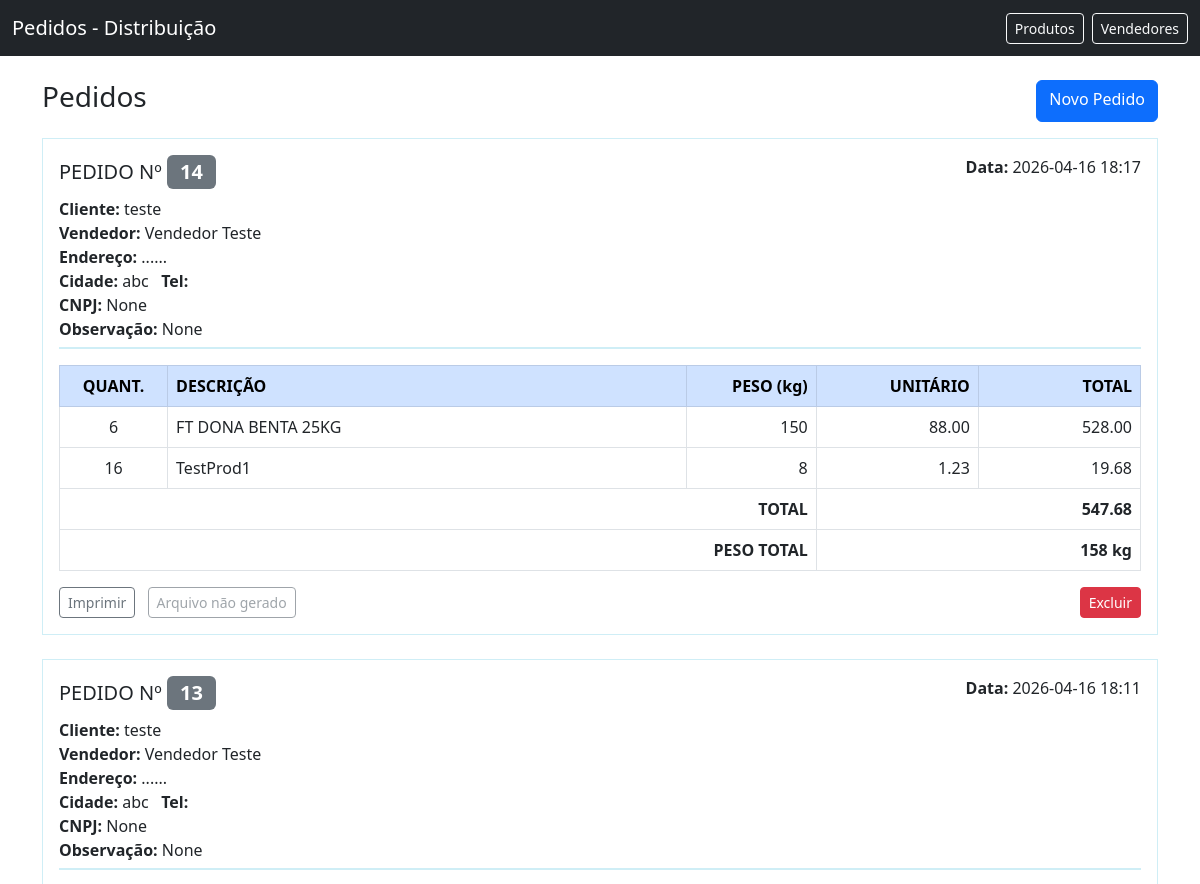
Before: / (upper part) with the older database file.
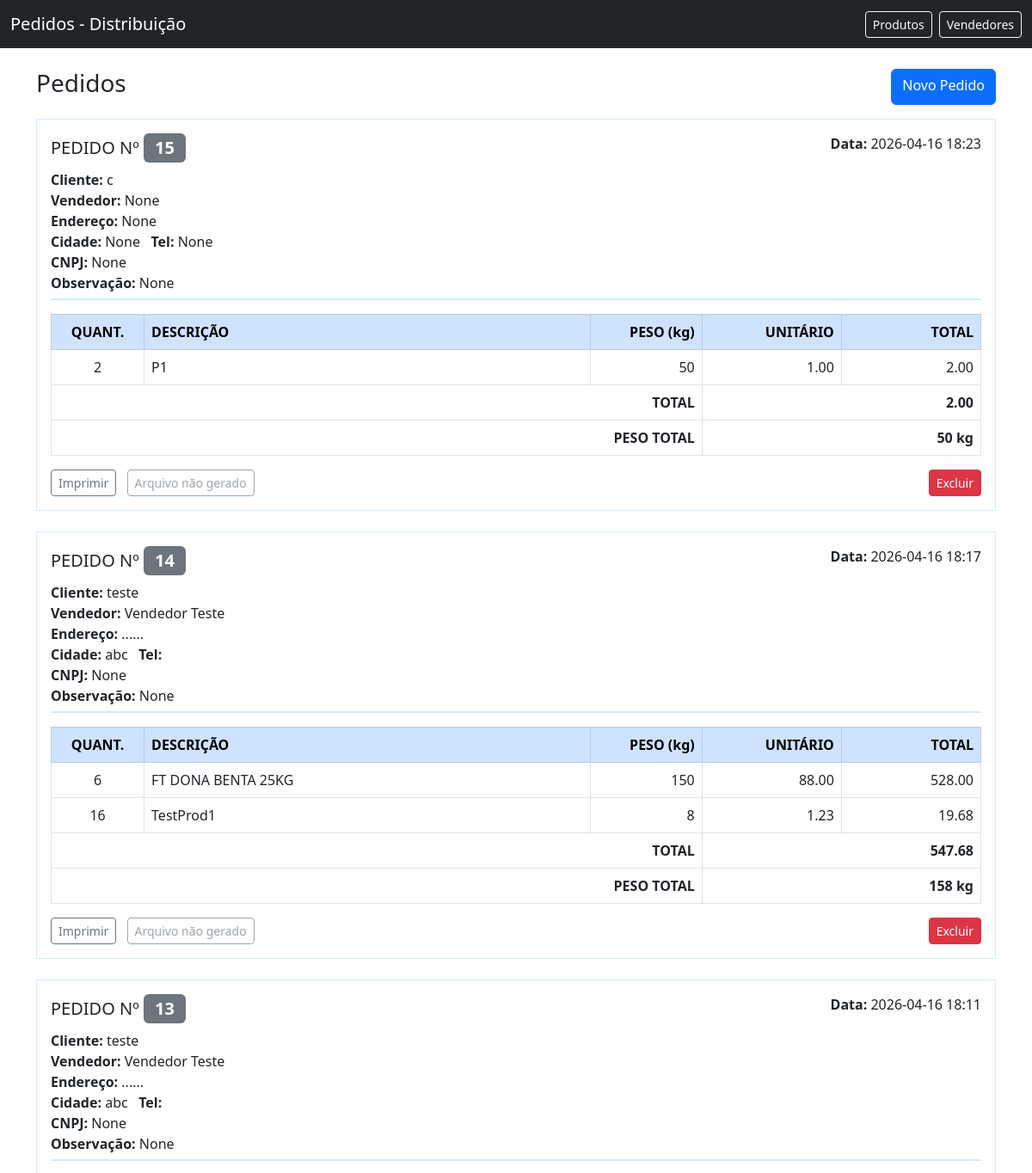
After: the same page with the newer database file.
### app/models.py (models this page shows)
class Order(db.Model):
    id = db.Column(db.Integer, primary_key=True)
    customer = db.Column(db.String(120))
    vendor = db.Column(db.String(120))
    vendor_id = db.Column(db.Integer, db.ForeignKey('vendor.id'), nullable=True)
    vendor_obj = db.relationship('Vendor', backref='orders')
    notes = db.Column(db.Text)
    address = db.Column(db.String(200))
    city = db.Column(db.String(120))
    phone = db.Column(db.String(50))
    cnpj = db.Column(db.String(50))
    created_at = db.Column(db.DateTime, default=datetime.utcnow)
    items = db.relationship('OrderItem', backref='order', cascade='all, delete-orphan', lazy=True)

class OrderItem(db.Model):
    id = db.Column(db.Integer, primary_key=True)
    order_id = db.Column(db.Integer, db.ForeignKey('order.id'), nullable=False)
    product = db.Column(db.String(200))
    product_id = db.Column(db.Integer, db.ForeignKey('product.id'), nullable=True)
    product_obj = db.relationship('Product')
    quantity = db.Column(db.Integer)
    unit_price = db.Column(db.Float, default=0.0)
    unit_weight = db.Column(db.Float, default=0.0)

### app/routes.py (the view)
@bp.route('/')
def index():
    orders = Order.query.order_by(Order.created_at.desc()).all()
    outdir = current_app.config.get('PRINTER_OUTPUT_DIR', 'prints')
    if not os.path.isabs(outdir):
        outdir = os.path.join(current_app.root_path, outdir)
    exists_map = {}
    for o in orders:
        exists_map[o.id] = {
            'txt': os.path.exists(os.path.join(outdir, f'order_{o.id}.txt')),
            'pdf': os.path.exists(os.path.join(outdir, f'order_{o.id}.pdf')),
        }
    return render_template('index.html', orders=orders, exists_map=exists_map)

### app/templates/index.html
{% extends 'layout.html' %}
{% block content %}
  <div class="d-flex justify-content-between mb-3">
    <h3>Pedidos</h3>
    <a class="btn btn-primary" href="/orders/new">Novo Pedido</a>
  </div>
  {% if orders %}
    {% for o in orders %}
      <div class="order-form mb-4 p-3">
        <div class="order-header d-flex justify-content-between">
          <div>
            <h5>PEDIDO Nº <span class="badge bg-secondary">{{ o.id }}</span></h5>
            <div><strong>Cliente:</strong> {{ o.customer }}</div>
            <div><strong>Vendedor:</strong> {{ o.vendor_obj.name if o.vendor_obj else o.vendor }}</div>
            <div><strong>Endereço:</strong> {{ o.address }}</div>
            <div><strong>Cidade:</strong> {{ o.city }} &nbsp; <strong>Tel:</strong> {{ o.phone }}</div>
            <div><strong>CNPJ:</strong> {{ o.cnpj }}</div>
            <div><strong>Observação:</strong> {{ o.notes }}</div>
          </div>
          <div class="text-end">
            <div><strong>Data:</strong> {{ o.created_at.strftime('%Y-%m-%d %H:%M') }}</div>
          </div>
        </div>
        <table class="table table-bordered order-table mt-3">
          <thead class="table-primary">
            <tr>
              <th class="text-center" style="width:10%;">QUANT.</th>
              <th>DESCRIÇÃO</th>
              <th class="text-end" style="width:12%;">PESO (kg)</th>
              <th class="text-end" style="width:15%;">UNITÁRIO</th>
              <th class="text-end" style="width:15%;">TOTAL</th>
            </tr>
          </thead>
          <tbody>
            {% set ns = namespace(total=0.0, weight=0.0) %}
            {% for it in o.items %}
              {% set unit_w = (it.unit_weight or (it.product_obj.weight if it.product_obj else 0.0)) %}
              {% set line_total = (it.quantity or 0) * (it.unit_price or 0.0) %}
              {% set line_weight = (it.quantity or 0) * unit_w %}
              {% set ns.total = ns.total + line_total %}
              {% set ns.weight = ns.weight + line_weight %}
              <tr>
                <td class="text-center">{{ it.quantity }}</td>
                <td>{{ it.product or (it.product_obj.name if it.product_obj else '') }}</td>
                <td class="text-end">{{ line_weight|fmt_weight }}</td>
                <td class="text-end">{{ '%.2f'|format(it.unit_price or 0.0) }}</td>
                <td class="text-end">{{ '%.2f'|format(line_total) }}</td>
              </tr>
            {% endfor %}
          </tbody>
          <tfoot>
            <tr>
              <td colspan="3" class="text-end"><strong>TOTAL</strong></td>
              <td colspan="2" class="text-end"><strong>{{ '%.2f'|format(ns.total) }}</strong></td>
            </tr>
            <tr>
              <td colspan="3" class="text-end"><strong>PESO TOTAL</strong></td>
              <td colspan="2" class="text-end"><strong>{{ ns.weight|fmt_weight }} kg</strong></td>
            </tr>
          </tfoot>
        </table>
        <div class="d-flex justify-content-between mt-2">
          <div>
            <form method="post" action="/orders/{{ o.id }}/print" style="display:inline-block;margin-right:8px;">
              <button class="btn btn-sm btn-outline-secondary" type="submit">Imprimir</button>
            </form>
            {% if exists_map.get(o.id) and exists_map[o.id].pdf %}
              <a class="btn btn-sm btn-outline-primary" href="/prints/order_{{ o.id }}.pdf" target="_blank">Ver PDF</a>
            {% elif exists_map.get(o.id) and exists_map[o.id].txt %}
              <a class="btn btn-sm btn-outline-primary" href="/prints/order_{{ o.id }}.txt" target="_blank">Ver arquivo</a>
            {% else %}
              <button class="btn btn-sm btn-outline-secondary" disabled>Arquivo não gerado</button>
            {% endif %}
          </div>
          <div>
            <form method="post" action="/orders/{{ o.id }}/delete" onsubmit="return confirm('Remover pedido #{{ o.id }}?');" style="display:inline-block;">
              <button class="btn btn-sm btn-danger" type="submit">Excluir</button>
            </form>
          </div>
        </div>
      </div>
    {% endfor %}
  {% else %}
    <p>Nenhum pedido encontrado.</p>
  {% endif %}
{% endblock %}

### app/templates/layout.html (shortened to what this page needs)
<!doctype html>
<html lang="pt-BR">
  <head>
    <link href="https://cdn.jsdelivr.net/npm/bootstrap@5.3.0/dist/css/bootstrap.min.css" rel="stylesheet">
    <link rel="stylesheet" href="/static/style.css">
  </head>
  <body>
    <nav class="navbar navbar-dark bg-dark mb-4">
      <div class="container-fluid">
        <a class="navbar-brand" href="/">Pedidos - Distribuição</a>
        <div class="d-flex">
          <a class="btn btn-sm btn-outline-light me-2" href="/products">Produtos</a>
          <a class="btn btn-sm btn-outline-light" href="/vendors">Vendedores</a>
        </div>
      </div>
    </nav>
    <div class="container">
      {% block content %}{% endblock %}
    </div>
  </body>
  </html>

### app/static/style.css (style rules this page uses)
body { padding-bottom: 40px; }
.order-form { border: 1px solid #cfeef6; background: #ffffff; }
.order-header { padding-bottom: 6px; border-bottom: 2px solid #cfeef6; }
.order-table thead { background: #0d9bd7; color: #fff; }
.order-table th, .order-table td { vertical-align: middle; }
.badge { font-size: 100%; }

Changed rows visible on the page:
added Order: id "15", customer "c", vendor_obj "None", address "None", city "None", phone "None", cnpj "None", notes "None", created_at "2026-04-16 18:23", total "2.00", weight|fmt_weight "50", shows "Arquivo não gerado"
added OrderItem: quantity "2", product "P1", line_weight "50", unit_price "1.00", quantity "2.00", shown under "15"
